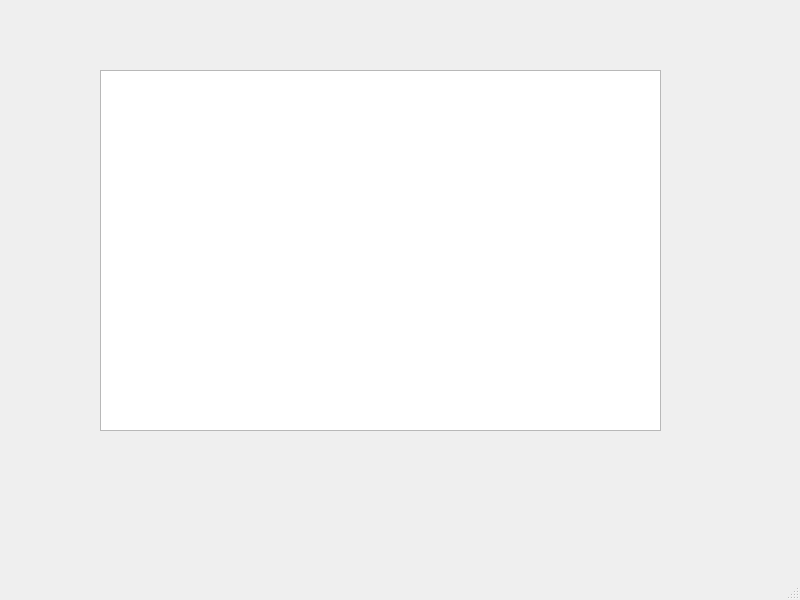
<?xml version="1.0" encoding="UTF-8"?>
<ui version="4.0">
 <class>MainWindow</class>
 <widget class="QMainWindow" name="MainWindow">
  <property name="geometry">
   <rect>
    <x>0</x>
    <y>0</y>
    <width>800</width>
    <height>600</height>
   </rect>
  </property>
  <property name="windowTitle">
   <string>MainWindow</string>
  </property>
  <widget class="QWidget" name="centralwidget">
   <widget class="QGraphicsView" name="graphicsView">
    <property name="geometry">
     <rect>
      <x>100</x>
      <y>70</y>
      <width>561</width>
      <height>361</height>
     </rect>
    </property>
   </widget>
   <widget class="QWidget" name="widget" native="true">
    <property name="geometry">
     <rect>
      <x>100</x>
      <y>70</y>
      <width>281</width>
      <height>361</height>
     </rect>
    </property>
   </widget>
   <widget class="QWidget" name="widget_2" native="true">
    <property name="geometry">
     <rect>
      <x>380</x>
      <y>70</y>
      <width>281</width>
      <height>361</height>
     </rect>
    </property>
   </widget>
  </widget>
  <widget class="QMenuBar" name="menubar">
   <property name="geometry">
    <rect>
     <x>0</x>
     <y>0</y>
     <width>800</width>
     <height>22</height>
    </rect>
   </property>
  </widget>
  <widget class="QStatusBar" name="statusbar"/>
 </widget>
 <resources/>
 <connections/>
</ui>
